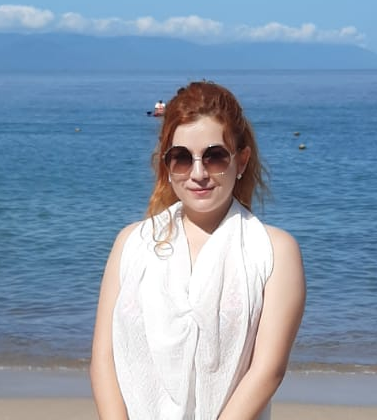
#> input picture Jessy.png, 377 x 420 px
$ python C_3_m.py
#> lines starting #> are read from the running program, lines starting #| are printed output that depends on the picture
#Escala de grises
#Paredes Márquez Carlos
#17 / 08 / 2021
'''Aplica todos los diferentes métodos de conversión a escala de grises que se explican en el video'''
import cv2
import numpy as np

im= cv2.imread('Jessy.png')
#> im is the input picture: shape (420, 377, 3); mean B, G, R 175.7, 155.1, 136.3

R = im[:,:,2]
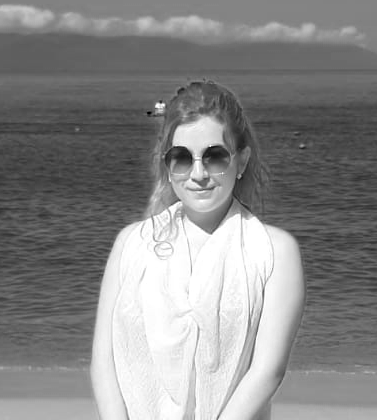
#> R: shape (420, 377); min 0, max 255, mean 136.3
G = im[:,:,1]
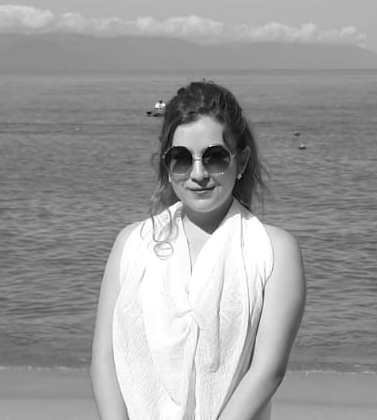
#> G: shape (420, 377); min 0, max 255, mean 155.1
B = im[:,:,0]
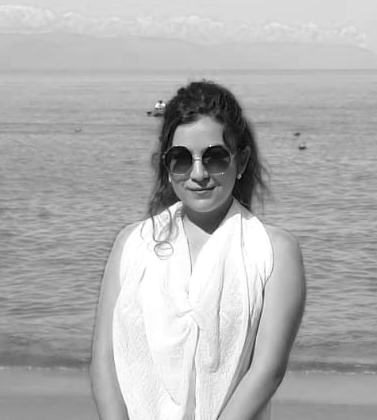
#> B: shape (420, 377); min 0, max 255, mean 175.7

ig0= R*0.33 + G*0.33 + B*0.33
ig1= R*0.299 + G*0.587 + B*0.114
ig2= R*0.2125 + G*0.7152 + B*0.0722

ig= np.hstack((ig0, ig1, ig2))
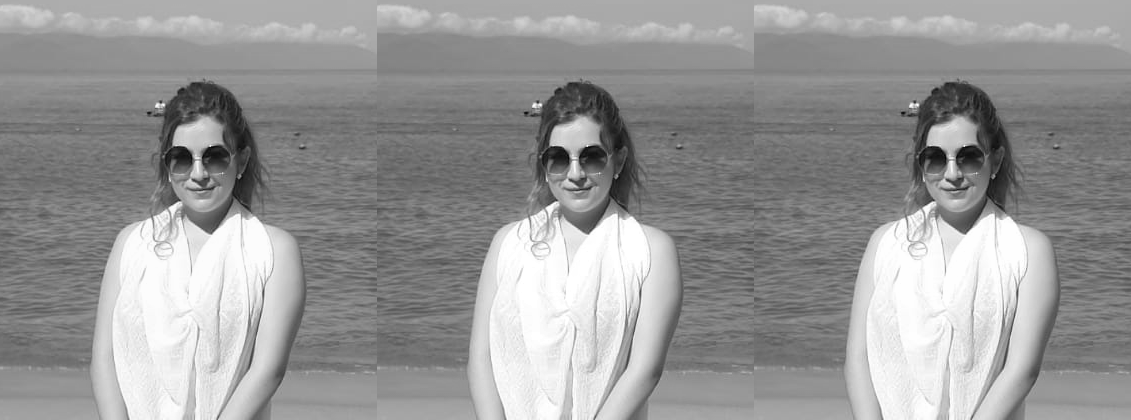
#> ig: shape (420, 1131) float64; min 4.25, max 255, mean 152.8
ig= ig.astype(np.uint8)

cv2.imshow('image0', im)
cv2.imshow('image', ig) #R G B, ig
cv2.waitKey(0)
